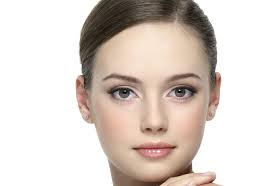
#> input picture images/download.jpg, 271 x 186 px, found by its file name
$ python using_opencv.py   (Python 2 division)   (older library calls are emulated)
#> lines starting #> are read from the running program, lines starting #| are printed output that depends on the picture; after the words box and inside, x2 and y2 are one past the last pixel; in counts of white or black regions, pixels touching at a corner belong together
import cv2
import numpy as np

face_cascade = cv2.CascadeClassifier('/home/aristocrat/face-reg/opencv-2.4.11/data/haarcascades/haarcascade_frontalface_default.xml')
cascPath = '/home/aristocrat/face-reg/opencv-2.4.11/data/haarcascades/haarcascade_frontalface_default.xml'


eye_cascade = cv2.CascadeClassifier('/home/aristocrat/face-reg/opencv-2.4.11/data/haarcascades/haarcascade_eye.xml')
mouth_cascade = cv2.CascadeClassifier('/home/aristocrat/face-reg/opencv-2.4.11/data/haarcascades/haarcascade_smile.xml')
img = cv2.imread('/home/aristocrat/IdeaProjects/Image_Processing_in_Python/images/download.jpg',1)
#> img is the input picture: shape (186, 271, 3); mean B, G, R 201.5, 208.7, 219.4
gray = cv2.cvtColor(img, cv2.COLOR_BGR2GRAY)
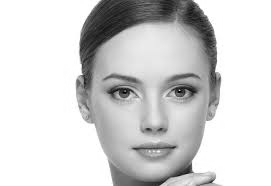
#> gray: shape (186, 271); min 0, max 255, mean 211.1

faceCascade = cv2.CascadeClassifier(cascPath)
faces = faceCascade.detectMultiScale(
    gray,
    scaleFactor=1.1,
    minNeighbors=5,
    minSize=(30, 30),
    flags=cv2.cv.CV_HAAR_SCALE_IMAGE
)
#> faces = [[82, 36, 139, 139]]


#faces = face_cascade.detectMultiScale(gray, 1.3, 5)
for (x,y,w,h) in faces:
     cv2.rectangle(img,(x,y),(x+w,y+h),(255,0,0),2)
     roi_gray = gray[y:y+h, x:x+w]
     roi_color = img[y:y+h, x:x+w]
     eyes = eye_cascade.detectMultiScale(roi_gray)
     mouth = mouth_cascade.detectMultiScale(roi_gray)
     for (ex,ey,ew,eh) in eyes:
         cv2.rectangle(roi_color,(ex,ey),(ex+ew,ey+eh),(0,255,0),2)
         print "Face  : ", ex, ey, ew, eh
     for (ex,ey,ew,eh) in mouth:
         cv2.rectangle(roi_color,(ex,ey),(ex+ew,ey+eh),(0,255,0),2)
         print "Mouth  : ", ex, ey, ew, eh
#> this loop made 1 pass
#> (x, y, w, h, eyes, mouth) on pass 1: (82, 36, 139, 139, [[19, 36, 39, 39], [78, 35, 41, 41]], [[41, 99, 64, 32]])
#| Face  :  19 36 39 39
#| Face  :  78 35 41 41
#| Mouth  :  41 99 64 32
#> pass 1, `roi_gray = gray[y:y+h, x:x+w]`:
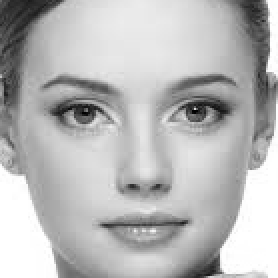
#> roi_gray: shape (139, 139) (shown 2 times larger); min 0, max 255, mean 183.9
#> pass 1, `roi_color = img[y:y+h, x:x+w]`:
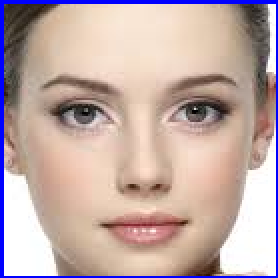
#> roi_color: shape (139, 139, 3) (shown 2 times larger); mean B, G, R 167.8, 171.1, 193.5
#> after the loop:
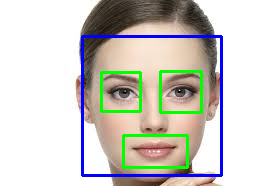
#> img: shape (186, 271, 3); 6.32% of pixels changed, all inside (x1, y1, x2, y2) = (81, 35, 223, 177)
#> after the loop:
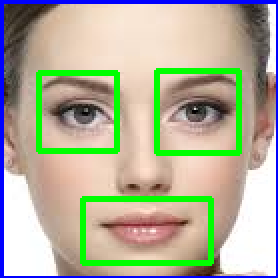
#> roi_color: shape (139, 139, 3) (shown 2 times larger); 7.89% of pixels changed, all inside (x1, y1, x2, y2) = (18, 34, 121, 133)

cv2.imshow('img',img)
cv2.waitKey(0)
cv2.destroyAllWindows()

$ run again, with images/adams.jpg copied over images/download.jpg
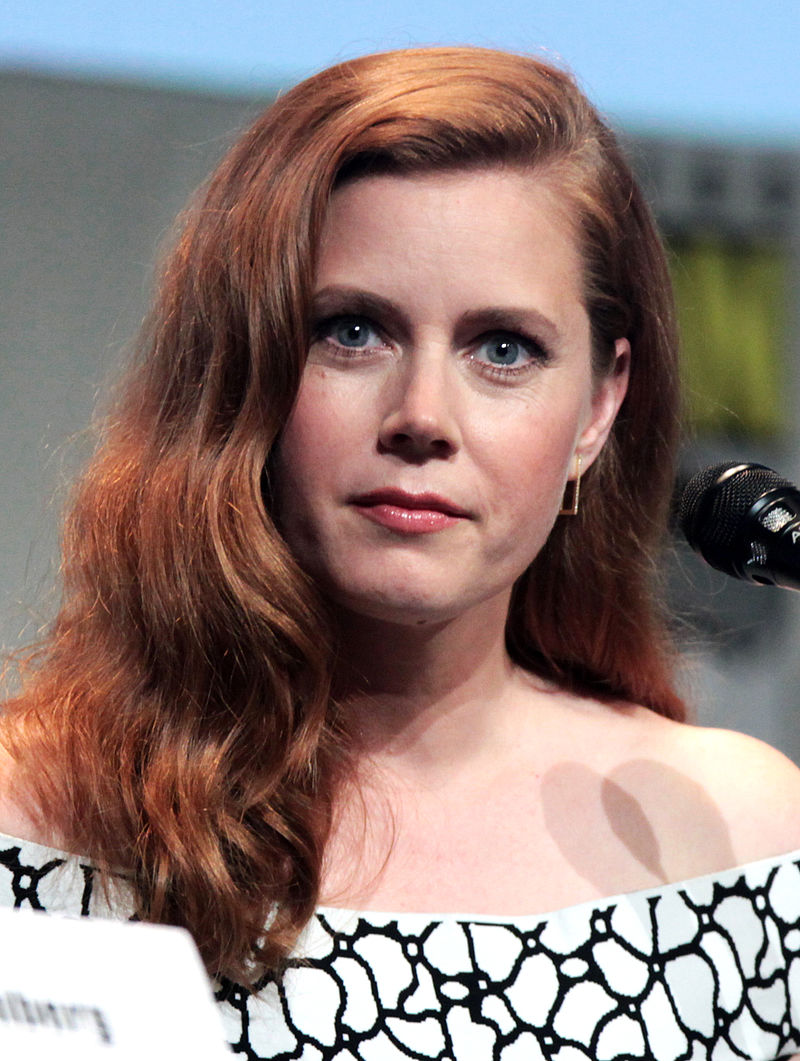
#> input picture images/adams.jpg, 800 x 1061 px, found by its file name
#> img is the input picture: shape (1061, 800, 3); mean B, G, R 120.4, 124.4, 142.7
#> `gray = cv2.cvtColor(img, cv2.COLOR_BGR2GRAY)`:
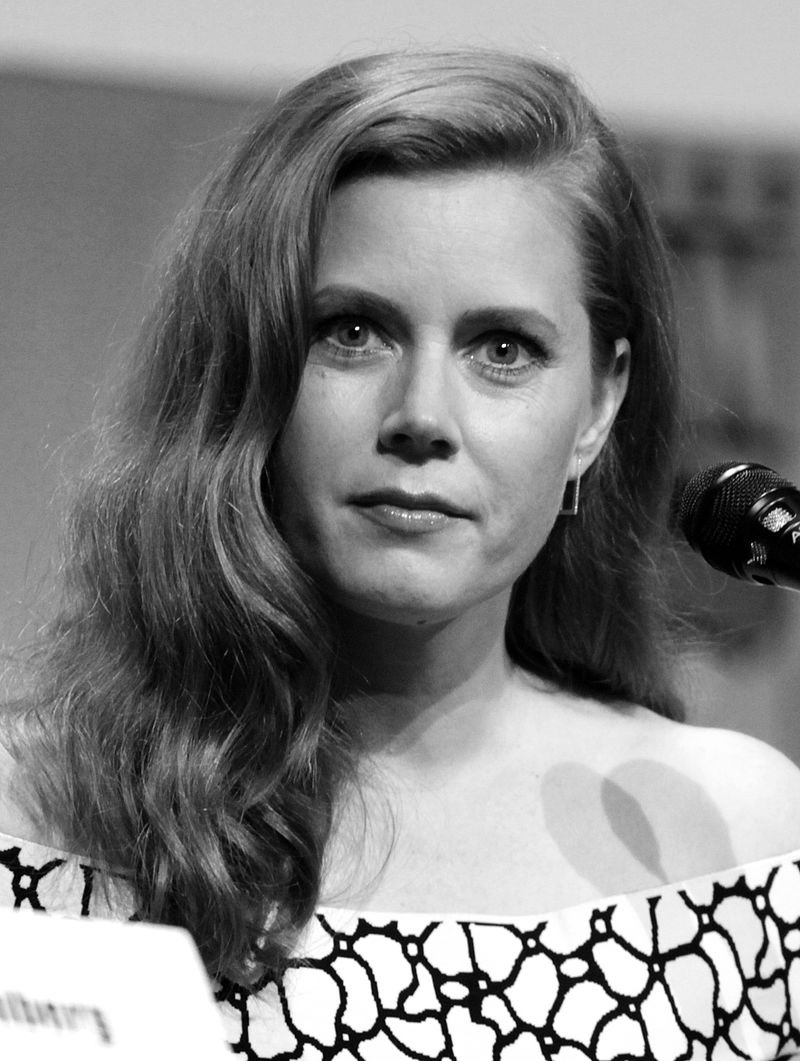
#> gray: shape (1061, 800); min 0, max 255, mean 129.4
#> faces = [[228, 185, 404, 404]]
#> the loop `for (x,y,w,h) in faces:` made 1 pass
#> (x, y, w, h, eyes) on pass 1: (228, 185, 404, 404, [[220, 111, 106, 106], [72, 96, 106, 106]])
#> (printed output is left out)
#> after the loop `for (x,y,w,h) in faces:`:
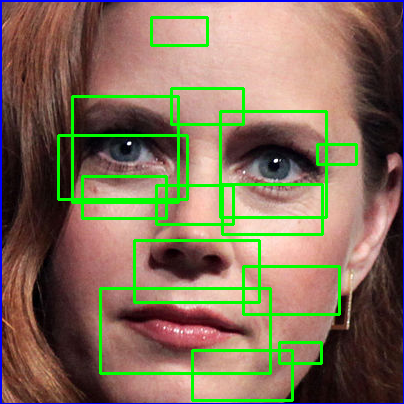
#> roi_color: shape (404, 404, 3); mean B, G, R 90.6, 112.5, 130.1
